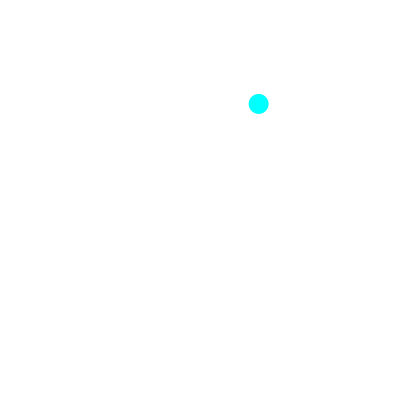
Frame 1 (no input)
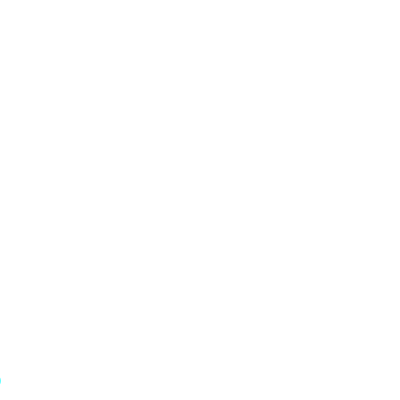
Frame 60 (the mouse pressed at the canvas centre just before this capture)
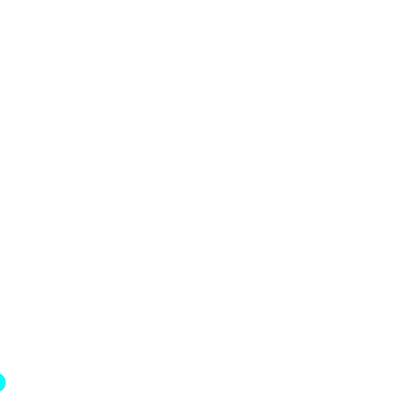
Frame 120 (the mouse held since frame 60 and released just before this capture)

The Processing sketch that drew these frames (run headless with seeded random() and noise(); from frame 60 on, the mouse is pressed at the canvas centre):

// Processing sketch: processing_66374
// ── processing_66374.pde

float ballX;
float ballY;
float speedX=10;
float speedY=7;
float d=20;
float gravity=0.3;

void setup(){
  size(400,400);
  smooth();
  noStroke();
   ballX=random(width);
  ballY=random(height);
 
}

void draw(){
  background(255);
  fill(0,255,255);
  ellipse(ballX,ballY,d,d);
  ballY+=speedY;
  ballX+=speedX;
 
 
if(ballY >= height || ballY <= 0) {
     
    speedY *= -0.95;
     
  }
   
  ballY = ballY + speedY;
  speedY = speedY + gravity;
   
  if(ballX >= width || ballX <= 0) {
       speedX *= -0.95;
  }
      
         
    if(ballY > height) {
     speedY = speedY * -0.95;
    }
    
   if(speedX < 1 && speedX > -1) {
     speedX = 0;
   }
 }
